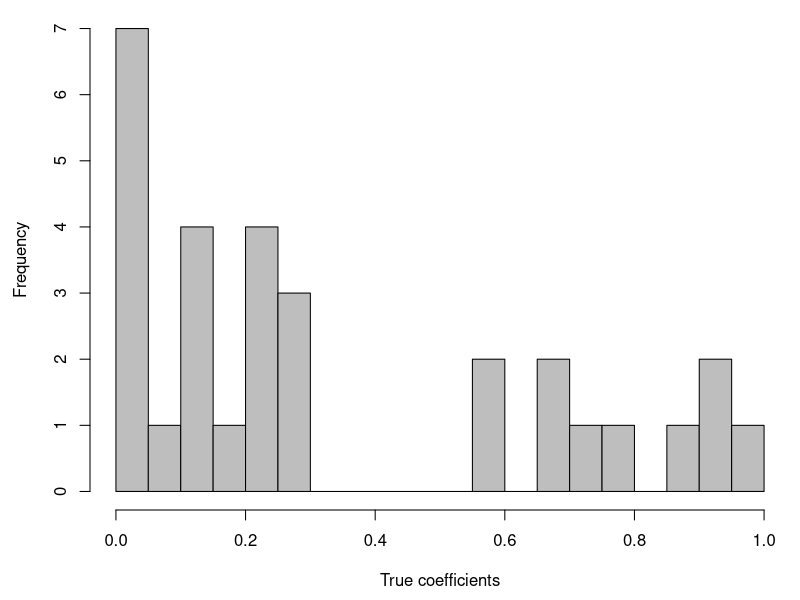
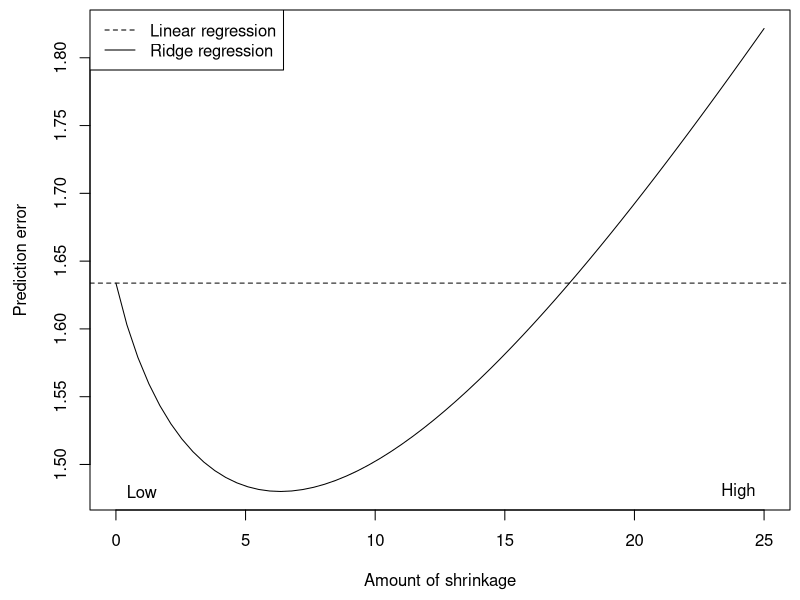
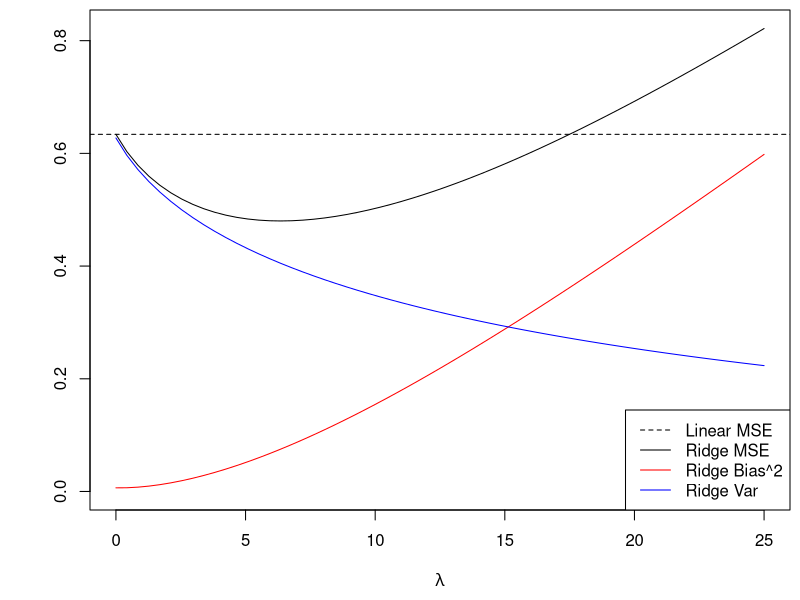

Source code (R) for these figures, in order:
# Ridge regression. Example: subset of small  coefficients
# We have n=50, p=30, and sigma^2 = 1. The true model is linear with 10 large
# coefficients (between 0.5 and 1) and 20 small ones (between 0 and 0.3).
set.seed(0)
n = 50
p = 30
x = matrix(rnorm(n*p),nrow=n)

bstar = c(runif(10,0.5,1),runif(20,0,0.3))

mu = as.numeric(x%*%bstar)

par(mar=c(4.5,4.5,0.5,0.5))
hist(bstar,breaks=30,col="gray",main="", xlab="True coefficients")

# We can do better by shrinking the coefficients to reduce variance

# Comparing linear regression to ridge regression
# 1) Linear regression:
# - squared bias = 0.006
# - variance = 0.627
# - prediction error = 1 + 0.006 + 0.627 = 1.633

# 2) Ridge regression, at its best:
# - squared bias = 0.077
# - variance = 0.403
# - prediction error = 1 + 0.077 + 0.403 = 1.48

library(MASS)

set.seed(1)
R = 100
nlam = 60
lam = seq(0,25,length=nlam)

fit.ls = matrix(0,R,n)
fit.rid  = array(0,dim=c(R,nlam,n))
err.ls = numeric(R)
err.rid = matrix(0,R,nlam)

for (i in 1:R) {
	cat(c(i,", "))
	y = mu + rnorm(n)
	ynew = mu + rnorm(n)
	
	a = lm(y~x+0)
	bls = coef(a)
	fit.ls[i,] = x%*%bls
	err.ls[i] = mean((ynew-fit.ls[i,])^2)
	
	aa = lm.ridge(y~x+0,lambda=lam)
	brid = coef(aa)
	fit.rid[i,,] = brid%*%t(x)
	err.rid[i,] = rowMeans(scale(fit.rid[i,,],center=ynew,scale=F)^2)
}

aveerr.ls = mean(err.ls)

aveerr.rid = colMeans(err.rid)

bias.ls = sum((colMeans(fit.ls)-mu)^2)/n
var.ls = sum(apply(fit.ls,2,var))/n

bias.rid = rowSums(scale(apply(fit.rid,2:3,mean),center=mu,scale=F)^2)/n

var.rid = rowSums(apply(fit.rid,2:3,var))/n


mse.ls = bias.ls + var.ls
mse.ls
##[1] 0.6337845
mse.rid = bias.rid + var.rid

prederr.ls = mse.ls + 1
##[1] 1.633785
prederr.rid = mse.rid + 1
##[1] 1.633785 1.602999 1.578955 1.559486 1.543416 1.530024 1.518832 1.509501 1.501776 1.495461 1.490400 1.486465
##[13] 1.483550 1.481562 1.480426 1.480074 1.480447 1.481491 1.483162 1.485417 1.488218 1.491532 1.495327 1.499574
##[25] 1.504249 1.509326 1.514783 1.520601 1.526760 1.533241 1.540029 1.547108 1.554464 1.562082 1.569951 1.578057
##[37] 1.586391 1.594940 1.603694 1.612645 1.621783 1.631099 1.640586 1.650235 1.660039 1.669990 1.680083 1.690311
##[49] 1.700668 1.711147 1.721744 1.732453 1.743268 1.754186 1.765200 1.776308 1.787504 1.798784 1.810145 1.821582

bias.ls
##[1] 0.00647163
var.ls
##[1] 0.6273129
p/n
##[1] 0.6

prederr.ls
##[1] 1.633785
aveerr.ls
##[1] 1.644363

cbind(prederr.rid,aveerr.rid)

par(mar=c(4.5,4.5,0.5,0.5))
plot(lam,prederr.rid,type="l",
xlab="Amount of shrinkage",ylab="Prediction error")
abline(h=prederr.ls,lty=2)
text(c(1,24),c(1.48,1.48),c("Low","High"))
legend("topleft",lty=c(2,1),
legend=c("Linear regression","Ridge regression"))

# Plot the mean squared error 
par(mar=c(4.5,4.5,0.5,0.5))
plot(lam,mse.rid,type="l",ylim=c(0,max(mse.rid)),
xlab=expression(paste(lambda)),ylab="")
lines(lam,bias.rid,col="red")
lines(lam,var.rid,col="blue")
abline(h=mse.ls,lty=2)
legend("bottomright",lty=c(2,1,1,1),
legend=c("Linear MSE","Ridge MSE","Ridge Bias^2","Ridge Var"),
col=c("black","black","red","blue"))

